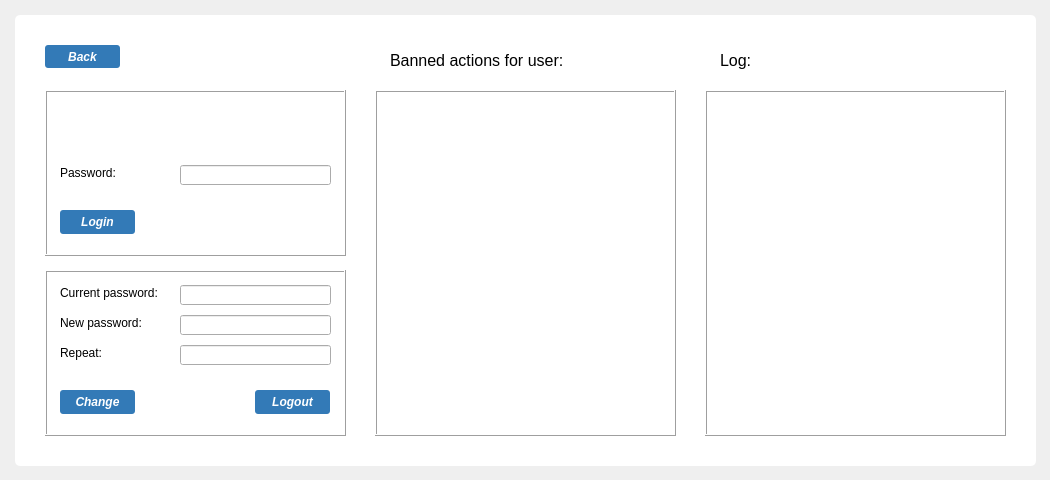
<?xml version="1.0" encoding="UTF-8"?>
<ui version="4.0">
 <class>Form</class>
 <widget class="QWidget" name="Form">
  <property name="geometry">
   <rect>
    <x>0</x>
    <y>0</y>
    <width>1050</width>
    <height>480</height>
   </rect>
  </property>
  <property name="windowTitle">
   <string>Form</string>
  </property>
  <widget class="QFrame" name="frame">
   <property name="geometry">
    <rect>
     <x>15</x>
     <y>15</y>
     <width>1021</width>
     <height>451</height>
    </rect>
   </property>
   <property name="styleSheet">
    <string notr="true">QFrame#frame{
border-radius: 5px;
background: #fff;
}

QWidget{
font-family: &quot;Segoe UI&quot;;
}

QPushButton{
background-color: #337AB7;
font-weight: bold;
font-style: italic;
color: #fff;
font-size: 12px;
border-radius: 3px;
}
QPushButton:hover{
background-color: #135A97;
}

QPushButton:pressed{
background-color: qlineargradient(spread:pad, x1:0, y1:0, x2:0, y2:1, stop:0 #337AB7, stop:1 #135A97);
}</string>
   </property>
   <property name="frameShape">
    <enum>QFrame::StyledPanel</enum>
   </property>
   <property name="frameShadow">
    <enum>QFrame::Raised</enum>
   </property>
   <widget class="QPushButton" name="btn_back">
    <property name="geometry">
     <rect>
      <x>30</x>
      <y>30</y>
      <width>75</width>
      <height>23</height>
     </rect>
    </property>
    <property name="font">
     <font>
      <family>Segoe UI</family>
      <pointsize>-1</pointsize>
      <weight>75</weight>
      <italic>true</italic>
      <bold>true</bold>
     </font>
    </property>
    <property name="cursor">
     <cursorShape>PointingHandCursor</cursorShape>
    </property>
    <property name="styleSheet">
     <string notr="true"/>
    </property>
    <property name="text">
     <string>Back</string>
    </property>
   </widget>
   <widget class="QFrame" name="frame_login">
    <property name="geometry">
     <rect>
      <x>30</x>
      <y>75</y>
      <width>301</width>
      <height>166</height>
     </rect>
    </property>
    <property name="frameShape">
     <enum>QFrame::Box</enum>
    </property>
    <property name="frameShadow">
     <enum>QFrame::Raised</enum>
    </property>
    <widget class="QPushButton" name="btn_login">
     <property name="enabled">
      <bool>true</bool>
     </property>
     <property name="geometry">
      <rect>
       <x>15</x>
       <y>120</y>
       <width>75</width>
       <height>24</height>
      </rect>
     </property>
     <property name="font">
      <font>
       <family>Segoe UI</family>
       <pointsize>-1</pointsize>
       <weight>75</weight>
       <italic>true</italic>
       <bold>true</bold>
      </font>
     </property>
     <property name="cursor">
      <cursorShape>PointingHandCursor</cursorShape>
     </property>
     <property name="styleSheet">
      <string notr="true"/>
     </property>
     <property name="text">
      <string>Login</string>
     </property>
    </widget>
    <widget class="QLabel" name="label_2">
     <property name="geometry">
      <rect>
       <x>15</x>
       <y>75</y>
       <width>61</width>
       <height>16</height>
      </rect>
     </property>
     <property name="text">
      <string>Password:</string>
     </property>
    </widget>
    <widget class="QLineEdit" name="line_login">
     <property name="geometry">
      <rect>
       <x>135</x>
       <y>75</y>
       <width>151</width>
       <height>20</height>
      </rect>
     </property>
     <property name="frame">
      <bool>true</bool>
     </property>
     <property name="echoMode">
      <enum>QLineEdit::Password</enum>
     </property>
    </widget>
   </widget>
   <widget class="QFrame" name="frame_change">
    <property name="geometry">
     <rect>
      <x>30</x>
      <y>255</y>
      <width>301</width>
      <height>166</height>
     </rect>
    </property>
    <property name="frameShape">
     <enum>QFrame::Box</enum>
    </property>
    <property name="frameShadow">
     <enum>QFrame::Raised</enum>
    </property>
    <widget class="QLabel" name="label_9">
     <property name="geometry">
      <rect>
       <x>15</x>
       <y>15</y>
       <width>106</width>
       <height>16</height>
      </rect>
     </property>
     <property name="text">
      <string>Current password:</string>
     </property>
    </widget>
    <widget class="QLabel" name="label_3">
     <property name="geometry">
      <rect>
       <x>15</x>
       <y>75</y>
       <width>61</width>
       <height>16</height>
      </rect>
     </property>
     <property name="text">
      <string>Repeat:</string>
     </property>
    </widget>
    <widget class="QLineEdit" name="line_new1">
     <property name="geometry">
      <rect>
       <x>135</x>
       <y>45</y>
       <width>151</width>
       <height>20</height>
      </rect>
     </property>
     <property name="frame">
      <bool>true</bool>
     </property>
     <property name="echoMode">
      <enum>QLineEdit::Password</enum>
     </property>
    </widget>
    <widget class="QLineEdit" name="line_current">
     <property name="geometry">
      <rect>
       <x>135</x>
       <y>15</y>
       <width>151</width>
       <height>20</height>
      </rect>
     </property>
     <property name="toolTip">
      <string/>
     </property>
     <property name="statusTip">
      <string/>
     </property>
     <property name="frame">
      <bool>true</bool>
     </property>
     <property name="echoMode">
      <enum>QLineEdit::Password</enum>
     </property>
    </widget>
    <widget class="QPushButton" name="btn_change">
     <property name="geometry">
      <rect>
       <x>15</x>
       <y>120</y>
       <width>75</width>
       <height>24</height>
      </rect>
     </property>
     <property name="font">
      <font>
       <family>Segoe UI</family>
       <pointsize>-1</pointsize>
       <weight>75</weight>
       <italic>true</italic>
       <bold>true</bold>
      </font>
     </property>
     <property name="cursor">
      <cursorShape>PointingHandCursor</cursorShape>
     </property>
     <property name="styleSheet">
      <string notr="true"/>
     </property>
     <property name="text">
      <string>Change</string>
     </property>
    </widget>
    <widget class="QLabel" name="label_4">
     <property name="geometry">
      <rect>
       <x>15</x>
       <y>45</y>
       <width>106</width>
       <height>16</height>
      </rect>
     </property>
     <property name="text">
      <string>New password:</string>
     </property>
    </widget>
    <widget class="QLineEdit" name="line_new2">
     <property name="geometry">
      <rect>
       <x>135</x>
       <y>75</y>
       <width>151</width>
       <height>20</height>
      </rect>
     </property>
     <property name="frame">
      <bool>true</bool>
     </property>
     <property name="echoMode">
      <enum>QLineEdit::Password</enum>
     </property>
    </widget>
    <widget class="QPushButton" name="btn_logout">
     <property name="geometry">
      <rect>
       <x>210</x>
       <y>120</y>
       <width>75</width>
       <height>24</height>
      </rect>
     </property>
     <property name="font">
      <font>
       <family>Segoe UI</family>
       <pointsize>-1</pointsize>
       <weight>75</weight>
       <italic>true</italic>
       <bold>true</bold>
      </font>
     </property>
     <property name="cursor">
      <cursorShape>PointingHandCursor</cursorShape>
     </property>
     <property name="styleSheet">
      <string notr="true"/>
     </property>
     <property name="text">
      <string>Logout</string>
     </property>
    </widget>
   </widget>
   <widget class="QFrame" name="frame_access">
    <property name="geometry">
     <rect>
      <x>360</x>
      <y>75</y>
      <width>301</width>
      <height>346</height>
     </rect>
    </property>
    <property name="frameShape">
     <enum>QFrame::Box</enum>
    </property>
    <property name="frameShadow">
     <enum>QFrame::Raised</enum>
    </property>
   </widget>
   <widget class="QListWidget" name="list_log">
    <property name="geometry">
     <rect>
      <x>690</x>
      <y>75</y>
      <width>301</width>
      <height>346</height>
     </rect>
    </property>
    <property name="styleSheet">
     <string notr="true">font-size: 16px;</string>
    </property>
    <property name="frameShape">
     <enum>QFrame::Box</enum>
    </property>
    <property name="frameShadow">
     <enum>QFrame::Raised</enum>
    </property>
   </widget>
   <widget class="QLabel" name="label_6">
    <property name="geometry">
     <rect>
      <x>690</x>
      <y>15</y>
      <width>136</width>
      <height>61</height>
     </rect>
    </property>
    <property name="styleSheet">
     <string notr="true">font-size: 16px;</string>
    </property>
    <property name="text">
     <string>&lt;html&gt;&lt;head/&gt;&lt;body&gt;&lt;p&gt;Log:&lt;/p&gt;&lt;/body&gt;&lt;/html&gt;</string>
    </property>
    <property name="textFormat">
     <enum>Qt::AutoText</enum>
    </property>
    <property name="alignment">
     <set>Qt::AlignLeading|Qt::AlignLeft|Qt::AlignVCenter</set>
    </property>
    <property name="margin">
     <number>0</number>
    </property>
    <property name="indent">
     <number>15</number>
    </property>
   </widget>
   <widget class="QLabel" name="label_7">
    <property name="geometry">
     <rect>
      <x>360</x>
      <y>15</y>
      <width>286</width>
      <height>61</height>
     </rect>
    </property>
    <property name="styleSheet">
     <string notr="true">font-size: 16px;</string>
    </property>
    <property name="text">
     <string>&lt;html&gt;&lt;head/&gt;&lt;body&gt;&lt;p&gt;Banned actions for user:&lt;/p&gt;&lt;/body&gt;&lt;/html&gt;</string>
    </property>
    <property name="textFormat">
     <enum>Qt::AutoText</enum>
    </property>
    <property name="alignment">
     <set>Qt::AlignLeading|Qt::AlignLeft|Qt::AlignVCenter</set>
    </property>
    <property name="margin">
     <number>0</number>
    </property>
    <property name="indent">
     <number>15</number>
    </property>
   </widget>
  </widget>
 </widget>
 <resources/>
 <connections/>
</ui>
